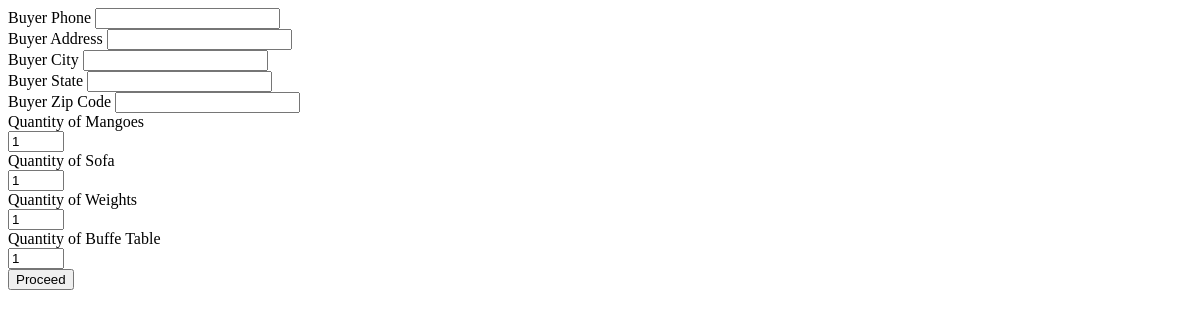
The page /member/order_cart/ (signed in) on the database as committed earlier.
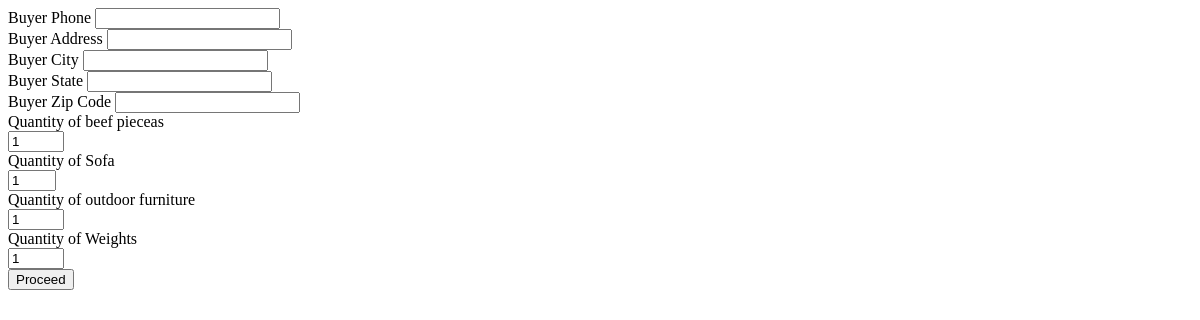
The same page on the database as committed later.
### product/models.py (models this page shows, shortened)
class Products(models.Model):
    name = models.ForeignKey(User,on_delete=models.CASCADE)
    product_name = models.CharField(max_length=200)
    product_description = models.TextField(max_length=500)
    product_price = models.DecimalField('Price',max_digits=7,decimal_places=2)
    product_discounted_price = models.DecimalField('Discounted Price',max_digits=7,decimal_places=2,null=True,blank=True)
    product_delivery_charge = models.IntegerField(default=0)
    product_tax_rate = models.DecimalField(decimal_places=3,max_digits=5, null= True, blank= True)
    product_specification = models.TextField(null= True, blank= True)
    product_posted_date = models.DateField( auto_now_add=True)
    product_images = models.ImageField(upload_to='products/')
    product_images2 = models.ImageField(null=True,blank=True,upload_to='products/')
    product_images3 = models.ImageField(null=True,blank=True,upload_to='products/')
    product_images4 = models.ImageField(null=True,blank=True,upload_to='products/')
    product_images5 = models.ImageField(null=True,blank=True,upload_to='products/')
    categories_choices = product_categories = {
    "ELECTRONICS": "Electronics",
    "CLOTHING & ACCESSORIES": "Clothing & Accessories",
    "HOME & KITCHEN": "Home & Kitchen",
    "BEAUTY & PERSONAL CARE": "Beauty & Personal Care",
    "HEALTH & FITNESS": "Health & Fitness",
    "TOYS & GAMES": "Toys & Games",
    "BOOKS & MEDIA": "Books & Media",
    "AUTOMOTIVE": "Automotive",
    "SPORTS & OUTDOORS": "Sports & Outdoors",
    "PET SUPPLIES": "Pet Supplies",
    "HOME APPLIANCES": "Home Appliances",
    "OFFICE SUPPLIES": "Office Supplies",
    "FURNITURE & DECOR": "Furniture & Decor",
    "JEWELRY & WATCHES": "Jewelry & Watches",
    "BABY & TODDLER": "Baby & Toddler",
    "FOOD & GROCERIES": "Food & Groceries",
    "ARTS & CRAFTS": "Arts & Crafts",
    "MUSICAL INSTRUMENTS": "Musical Instruments",
    "GARDEN & OUTDOOR LIVING": "Garden & Outdoor Living",
    "TRAVEL & LUGGAGE": "Travel & Luggage",
    "SMARTPHONE": "Smartphone",
    "LAPTOP": "Laptop",
    "CAMERA": "Camera",
    "TV": "TV",
    "HEADPHONE": "Headphone",
    "GADGET": "Gadget",
    "APPAREL": "Apparel",
    "BAG": "Bag",
    "JEWELRY": "Jewelry",
    "SUNGLASSES": "Sunglasses",
    "WATCH": "Watch",
    "HOME IMPROVEMENT": "Home Improvement",
    "DECOR": "Decor",
    "KITCHEN APPLIANCES": "Kitchen Appliances",
    "COOKWARE": "Cookware",
    "FURNITURE": "Furniture",
    "SKINCARE": "Skincare",
    "MAKEUP": "Makeup",
    "HAIRCARE": "Haircare",
    "GROOMING": "Grooming",
    "FRAGRANCES": "Fragrances",
    "EXERCISE EQUIPMENT": "Exercise Equipment",
    "NUTRITIONAL SUPPLEMENTS": "Nutritional Supplements",
    "FITNESS TRACKERS": "Fitness Trackers",
    "YOGA MATS": "Yoga Mats",
    "TOYS": "Toys",
    "BOARD GAMES": "Board Games",
    "PUZZLES": "Puzzles",
    "EDUCATIONAL TOYS": "Educational Toys",
    "OUTDOOR PLAY EQUIPMENT": "Outdoor Play Equipment",
    "BOOKS": "Books",
    "E-BOOKS": "E-books",
    "AUDIOBOOKS": "Audiobooks",
    "DVDS": "DVDs",
    "CDS": "CDs",
    "DIGITAL MEDIA": "Digital Media",
    "CAR PARTS": "Car Parts",
    "ACCESSORIES": "Accessories",
    "TOOLS": "Tools",
    "MAINTENANCE SUPPLIES": "Maintenance Supplies",
    "ELECTRONICS": "Electronics",
    "SPORTING EQUIPMENT": "Sporting Equipment",
    "CAMPING GEAR": "Camping Gear",
    "HIKING GEAR": "Hiking Gear",
    "OUTDOOR CLOTHING": "Outdoor Clothing",
    "FOOD": "Food",
    "TOYS": "Toys",
    "GROOMING PRODUCTS": "Grooming Products",
    "BEDS": "Beds",
    "CARRIERS": "Carriers",
    "LARGE APPLIANCES": "Large Appliances",
    "SMALL APPLIANCES": "Small Appliances",
    "STATIONERY": "Stationery",
    "DESK ORGANIZERS": "Desk Organizers",
    "PRINTERS": "Printers",
    "OFFICE FURNITURE": "Office Furniture",
    "TECHNOLOGY ACCESSORIES": "Technology Accessories",
    "SOFAS": "Sofas",
    "CHAIRS": "Chairs",
    "TABLES": "Tables",
    "LIGHTING FIXTURES": "Lighting Fixtures",
    "RUGS": "Rugs",
    "RINGS": "Rings",
    "NECKLACES": "Necklaces",
    "BRACELETS": "Bracelets",
    "EARRINGS": "Earrings",
    "WATCHES": "Watches",
    "CLOTHING": "Clothing",
    "DIAPERS": "Diapers",
    "FEEDING SUPPLIES": "Feeding Supplies",
    "STROLLERS": "Strollers",
    "TOYS": "Toys",
    "NON-PERISHABLE FOOD": "Non-perishable Food",
    "SNACKS": "Snacks",
    "BEVERAGES": "Beverages",
    "GOURMET FOODS": "Gourmet Foods",
    "SPICES": "Spices",
    "ART SUPPLIES": "Art Supplies",
    "CRAFTING MATERIALS": "Crafting Materials",
    "DIY KITS": "DIY Kits",
    "SEWING SUPPLIES": "Sewing Supplies",
    "GUITARS": "Guitars",
    "KEYBOARDS": "Keyboards",
    "DRUMS": "Drums",
    "VIOLINS": "Violins",
    "WIND INSTRUMENTS": "Wind Instruments",
    "GARDENING TOOLS": "Gardening Tools",
    "PLANTS": "Plants",
    "OUTDOOR FURNITURE": "Outdoor Furniture",
    "BBQ GRILLS": "BBQ Grills",
    "LUGGAGE SETS": "Luggage Sets",
    "BACKPACKS": "Backpacks",
    "TRAVEL ACCESSORIES": "Travel Accessories",
    "TOILETRIES": "Toiletries",
    "OUTDOOR GEAR": "Outdoor Gear"
    }
    product_category = models.CharField('category',max_length=100,choices=categories_choices)
    product_quantity = models.IntegerField()
    sellor_name = models.CharField(max_length=100)
    company_name = models.CharField(null= True, blank= True, max_length=200)
    product_website = models.URLField(null= True,blank=True)

### member/views.py (the view)
# urls.py: path('order_cart/',views.order_cart,name='order_cart'),
def order_cart(request):
    if request.user.is_authenticated:
        if request.method == 'POST':
            member = get_object_or_404(Member, user=request.user)
            cart_products = member.user_cart_list.all()
            purchases = []
            total = []
            for product in cart_products:
                sellor = get_object_or_404(Member,user = product.name)
                quantity = request.POST.get(f'product_quantity_{product.id}')
                if quantity:
                    purchase_order = Purchase.objects.create(
                        product=product,
                        buyer=request.user,
                        quantity=int(quantity),
                        sellor=product.name,
                        price=product.product_price,
                        buyer_phone=request.POST.get('phone'),
                        buyer_address=request.POST.get('address'),
                        buyer_city=request.POST.get('city'),
                        buyer_state=request.POST.get('state'),
                        buyer_zip_code=request.POST.get('zip_code')
                    )
                    purchase_order.save()
                    product.product_quantity -= int(quantity)
                    total_price = int(quantity) * product.product_price
                    total.append(total_price)
                    member.user_recent_purchase.add(product)
                    member.user_purchases += product.product_price * int(quantity)
                    sellor.user_recent_sales.add(product)
                    sellor.user_sales += product.product_price * int(quantity)
                    product.save()
                    purchase = get_object_or_404(Purchase, id=purchase_order.id)
                    purchases.append(purchase)
            context = {
                'request': request,
                'cart_products': cart_products,
                'purchases': purchases,
                'total':sum(total)
            }
            return render(request, 'member/confirmation.html', context)
        else:
            member = get_object_or_404(Member, user=request.user)
            cart_products = member.user_cart_list.all()
            context = {
                'request': request,
                'cart_products': cart_products
            }
            return render(request, 'member/cart_order.html', context)
    return redirect('registration:login')

### member/templates/member/cart_order.html (shortened to what this page needs)
<!DOCTYPE html>
<html lang="en">
<head>
</head>
<body>
    <form action="{% url 'member:order_cart' %}" method="post">
        <label for="">Buyer Phone</label>
        <input type="text" required name="phone"><br>
        <label for="">Buyer Address</label>
        <input type="text" required name="address"><br>
        <label for="">Buyer City</label>
        <input type="text" required name="city"><br>
        <label for="">Buyer State</label>
        <input type="text" required name="state"><br>
        <label for="">Buyer Zip Code</label>
        <input type="text" required name="zip_code"><br>
        {% for product in cart_products %}
        <label>Quantity of {{ product.product_name }}</label><br>
        <input type="number" name="product_quantity_{{ product.id }}" value="1" min="1" max="{{ product.product_quantity }}"><br>
        {% endfor %}
        <input type="submit" value="Proceed"><br>
    </form>
</body>
</html>

Rows that differ between the two databases and show on the page:
no longer on this page (row edited): Products: product_name "Mangoes"
no longer on this page (row edited): Products: product_name "Buffe Table"
now on this page (row edited): Products: product_name "beef pieceas"
now on this page (row edited): Products: product_name "outdoor furniture"
